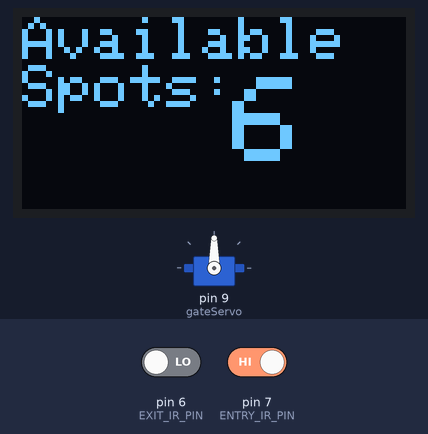
A sketch run on a simulated Arduino Uno, built with avr-gcc and run on an emulated ATmega328P. Shown: servo, 128×64 one-colour display. Inputs (shaded band) come from the test bench; at power-on: pin 7 (ENTRY_IR_PIN) HIGH, pin 6 (EXIT_IR_PIN) LOW.

Above: at 4.2 s.
4.3 s: pin 7 (ENTRY_IR_PIN) driven LOW
At 5.9 s:
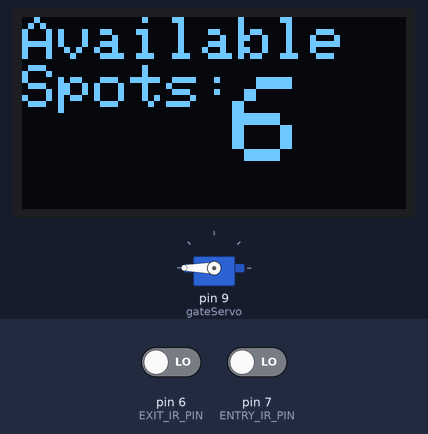
6.5 s: pin 7 (ENTRY_IR_PIN) driven HIGH
At 9.7 s:
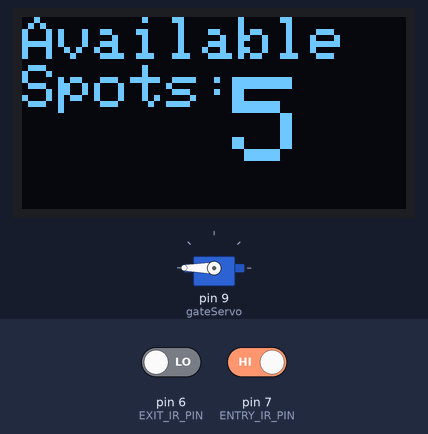
10.0 s: pin 6 (EXIT_IR_PIN) driven HIGH
At 12.6 s:
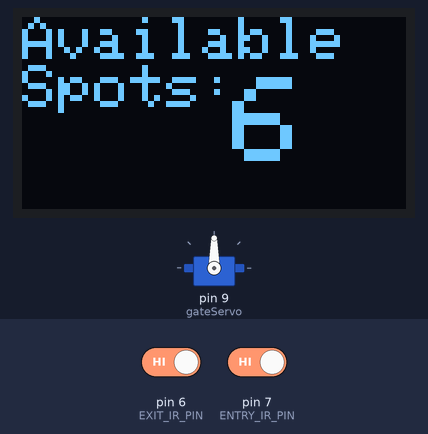
Timing chart, 0 to 14.1 s (numbered marks = the images above; inputs shaded):
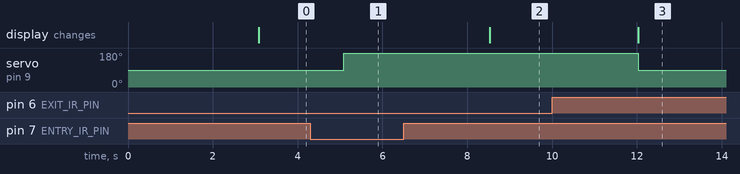

Measured:
- after the input at 4.3 s, servo on pin 9 (gateServo): 90° → 180° after 0.79 s
- after the input at 6.5 s, the display: changes after 2.0 s (image 2)
- after the input at 10.0 s, servo on pin 9 (gateServo): 180° → 90° after 2.0 s; the display: changes after 2.0 s (image 3)

The sketch:

Smart_Parking_System_with_Gate_Control_and_OLED_Display.ino
```cpp
#include <Servo.h>
#include <Wire.h>
#include <Adafruit_GFX.h>
#include <Adafruit_SSD1306.h>

#define SCREEN_WIDTH 128
#define SCREEN_HEIGHT 64
#define OLED_RESET -1

Adafruit_SSD1306 display(SCREEN_WIDTH, SCREEN_HEIGHT, &Wire, OLED_RESET);

#define ENTRY_IR_PIN 7
#define EXIT_IR_PIN 6

#define MAX_PARKING_SPOTS 6
int parkingSpots = MAX_PARKING_SPOTS;

Servo gateServo;

void setup() {
  Serial.begin(9600);
  gateServo.attach(9);

  pinMode(ENTRY_IR_PIN, INPUT);
  pinMode(EXIT_IR_PIN, INPUT);

  gateServo.write(90);

  if (!display.begin(SSD1306_SWITCHCAPVCC, 0x3C)) {
    while (true);
  }

  display.clearDisplay();
  display.setTextSize(3);
  display.setTextColor(SSD1306_WHITE);
  display.setCursor(0, 0);
  display.println("PARKINGSYSTEM");
  display.display();
  delay(3000);

  updateOLED();
}

void openGate() {
  gateServo.write(190);
}

void closeGate() {
  gateServo.write(90);
}

void updateOLED() {
  display.clearDisplay();
  display.setCursor(0, 0);
  display.setTextSize(2);
  display.print("Available Spots: ");
  display.setTextSize(4);
  display.setCursor(70, 20);
  display.println(parkingSpots);

  if (parkingSpots == 0) {
    display.setTextSize(1);
    display.setCursor(20, 50);
    display.println("PARKING FULL");
  }

  display.display();
}

void loop() {
  if (digitalRead(ENTRY_IR_PIN) == LOW && parkingSpots > 0) {
    openGate();
    while (digitalRead(ENTRY_IR_PIN) == LOW) {}
    delay(2000);
    closeGate();
    if (parkingSpots > 0) {
      parkingSpots--;
      updateOLED();
    }
  }

  if (digitalRead(EXIT_IR_PIN) == LOW && parkingSpots < MAX_PARKING_SPOTS) {
    openGate();
    while (digitalRead(EXIT_IR_PIN) == LOW) {}
    delay(2000);
    closeGate();
    if (parkingSpots < MAX_PARKING_SPOTS) {
      parkingSpots++;
      updateOLED();
    }
  }

  delay(1000);
}
```
